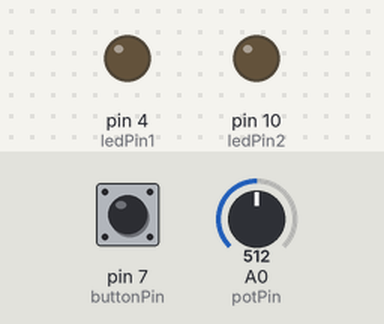
Simulated run of this sketch. Board: Arduino Uno, built with avr-gcc and run on an emulated ATmega328P. Shown: output pins drawn as LEDs (lit = HIGH). Dashed ring = blinking. Inputs (shaded band) come from the test bench; at power-on: pin 7 (buttonPin) HIGH, A0 (potPin) = 512.

Above: at 1.2 s.
1.3 s: pin 7 (buttonPin) pulled LOW for 0.15 s
At 1.63 s:
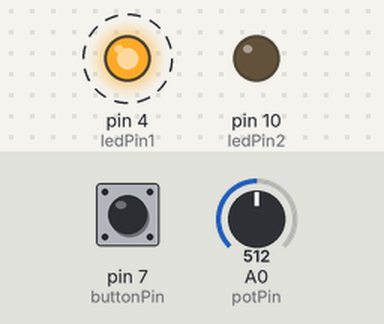
4.3 s: A0 (potPin) set to 122
7.3 s: A0 (potPin) set to 0
10.3 s: pin 7 (buttonPin) pulled LOW for 3.2 s
At 10.46 s:
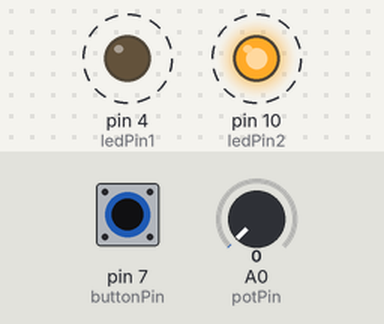
Timing chart, 0 to 15.1 s (numbered marks = the images above; inputs shaded):
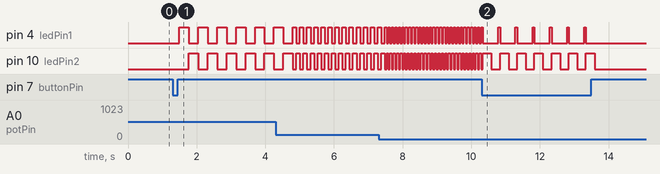

Measured:
- after the input at 1.3 s, pin 4 (ledPin1): alternates HIGH for 0.28 s and LOW for 0.28 s, starting after 0.20 s; pin 10 (ledPin2): alternates HIGH for 0.28 s and LOW for 0.28 s, starting after 0.48 s
- after the input at 7.3 s, pin 4 (ledPin1), pin 10 (ledPin2): alternates HIGH for 0.05 s and LOW for 0.05 s, starting after 0.23 s
- after the input at 10.3 s, pin 4 (ledPin1): alternates HIGH for 0.05 s and LOW for 0.45 s, 12 changes in all, then stays LOW, starting after 0.49 s; pin 10 (ledPin2): alternates HIGH for 0.25 s and LOW for 0.25 s, 13 changes in all, then stays LOW, starting after 0.29 s

The sketch:

blink_led_potenziometro.ino
```cpp
const int potPin = A0;     // Collega il potenziometro al pin analogico A0
const int ledPin1 = 4;     // Collega il primo LED al pin digitale 4
const int ledPin2 = 10;    // Collega il secondo LED al pin digitale 10
const int buttonPin = 7;   // Collega il pulsante al pin digitale 7
const int threshold = 512;  // Imposta una soglia a metà del range del potenziometro

bool ledState = false;      // Flag per tenere traccia dello stato dei LED (acceso/spento)
int delayTime = 100;        // Tempo di ritardo iniziale in millisecondi (puoi regolare questo valore)

void setup() {
  pinMode(ledPin1, OUTPUT);
  pinMode(ledPin2, OUTPUT);
  pinMode(buttonPin, INPUT_PULLUP);  // Configura il pin del pulsante come input con resistenza di pull-up
}

void loop() {
  int potValue = analogRead(potPin);  // Legge il valore del potenziometro (da 0 a 1023)

  // Scala il valore del potenziometro al range del delayTime (da 50 a 500)
  delayTime = map(potValue, 0, 1023, 50, 500);

  // Controlla lo stato del pulsante
  if (digitalRead(buttonPin) == LOW) {  // Pulsante premuto
    ledState = !ledState;  // Inverte lo stato dei LED
    delay(200);  // Ritardo per evitare letture multiple mentre il pulsante è premuto
  }

  // Accende o spegne i LED in base allo stato
  if (ledState) {
    analogWrite(ledPin1, 255);
    analogWrite(ledPin2, 0);
    delay(delayTime);
    analogWrite(ledPin1, 0);
    analogWrite(ledPin2, 255);
    delay(delayTime);
  } else {
    analogWrite(ledPin1, 0);
    analogWrite(ledPin2, 0);
  }
}
```
